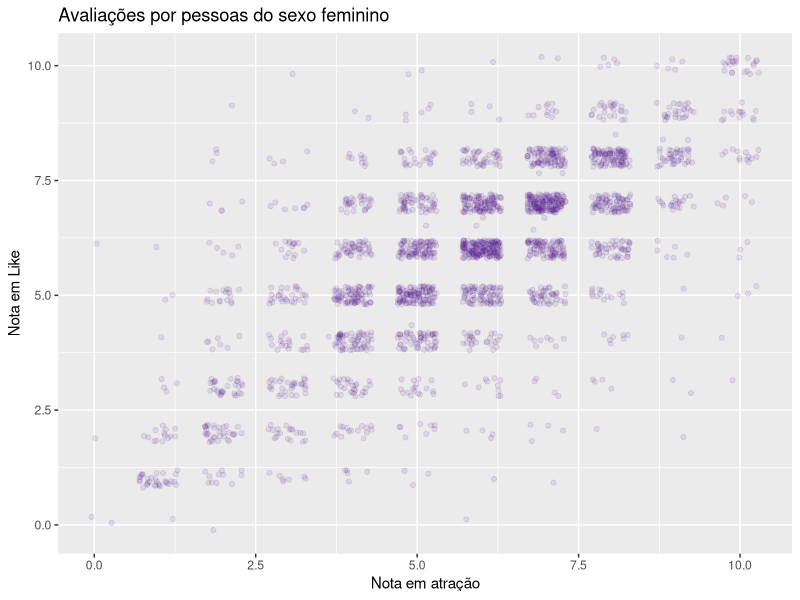
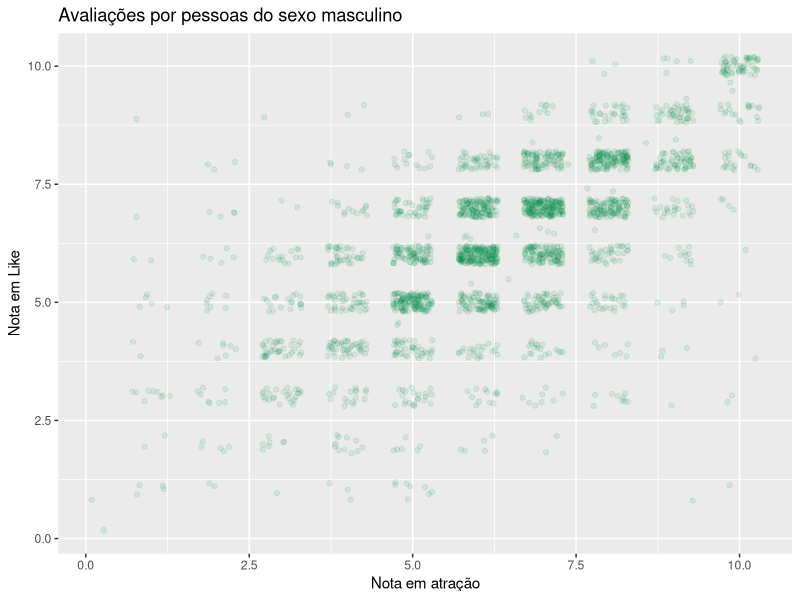
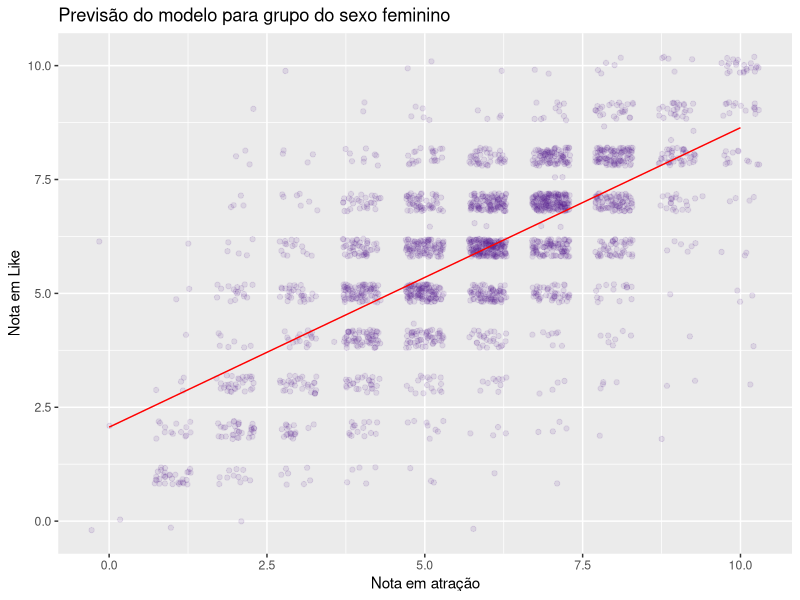
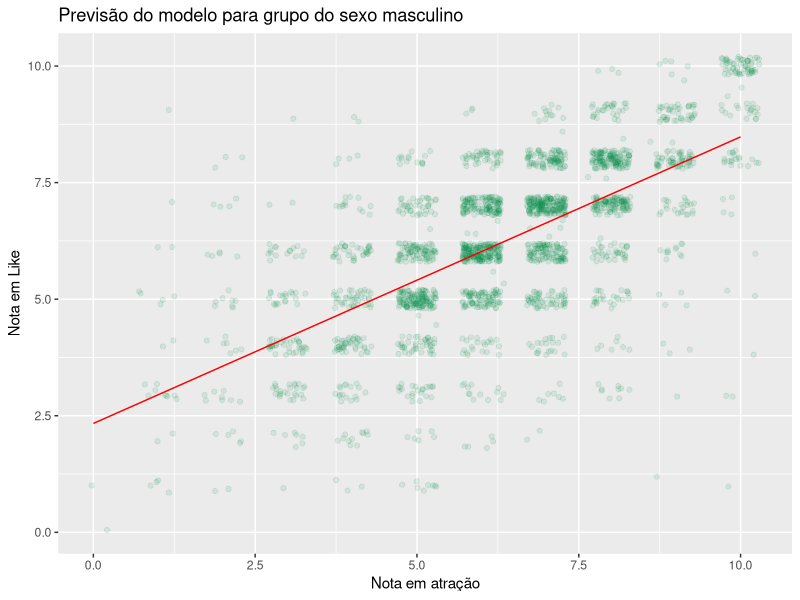
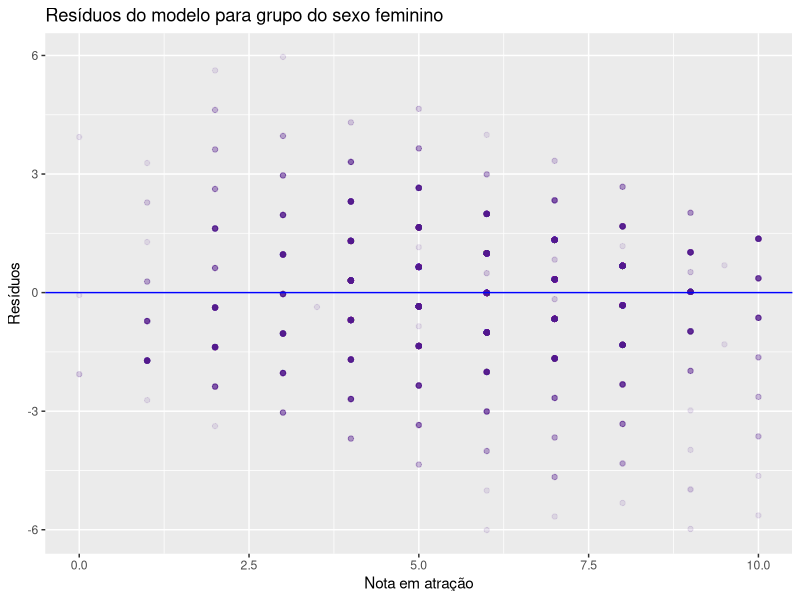
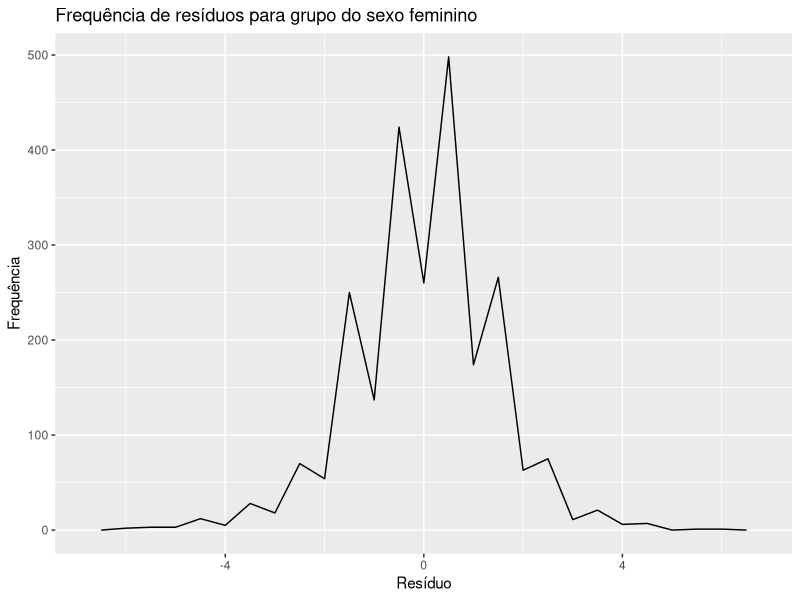
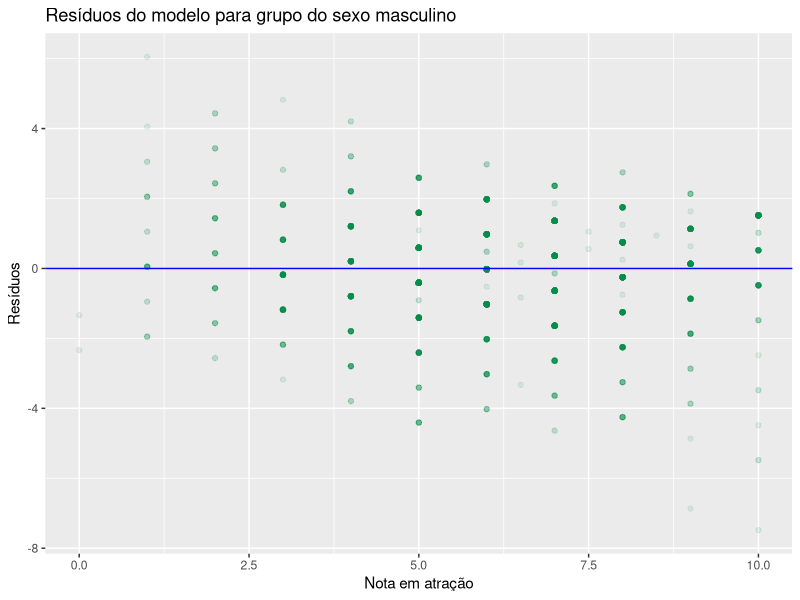
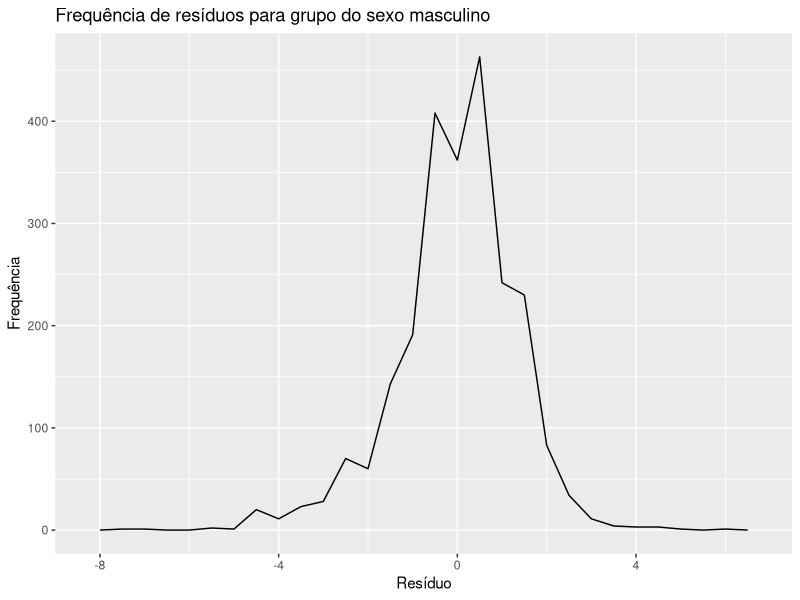

Source code (R) for these figures, in order:
## ---- chunk 1
knitr::opts_chunk$set(echo = TRUE)

library(ggplot2)
library(GGally)
library(pscl)
library(dplyr, warn.conflicts = FALSE)
library(broom)

## ---- chunk 2
data = read.csv("speed-dating.csv")
data = data.frame(data$iid, data$gender, data$attr, data$reading, data$museums, data$art, data$concerts, data$shar, data$like, data$prob, data$intel3_s)
names(data) <- c("id", "gender", "attr", "reading", "museums", "art", "concerts", "shar", "like", "prob", "selfIntel")

head(data)

## ---- chunk 3
womenLike = subset(data, data$gender == 0)
menLike = subset(data, data$gender == 1)
## ---- chunk 4
ggplot(womenLike, aes(womenLike$attr, womenLike$like)) +
  geom_point(alpha = 0.1, position = position_jitter(width = 0.3), color="purple4") +
  labs(title="Avaliações por pessoas do sexo feminino", x= "Nota em atração", y="Nota em Like")


ggplot(menLike, aes(menLike$attr, menLike$like)) +
  geom_point(alpha = 0.1, position = position_jitter(width = 0.3), color="springgreen4") +
  labs(title="Avaliações por pessoas do sexo masculino", x= "Nota em atração", y="Nota em Like")


## ---- chunk 5
womenLikeMod = lm(like ~ attr, data = womenLike)
menLikeMod = lm(like ~ attr, data = menLike)

ggplot(womenLike, aes(womenLike$attr, womenLike$like)) +  geom_point(alpha = 0.1, position = position_jitter(width = 0.3), color="purple4") + 
  labs(title="Previsão do modelo para grupo do sexo feminino", x= "Nota em atração", y="Nota em Like") +  
  geom_line(aes(y = predict(womenLikeMod, womenLike)), colour = "red")

ggplot(menLike, aes(menLike$attr, menLike$like)) +  
  geom_point(alpha = 0.1, position = position_jitter(width = 0.3), color="springgreen4") +
  labs(title="Previsão do modelo para grupo do sexo masculino", x= "Nota em atração", y="Nota em Like") + 
  geom_line(aes(y = predict(menLikeMod, menLike)), colour = "red")

## ---- chunk 6
ggplot(womenLikeMod, aes(attr, .resid)) + 
  labs(title="Resíduos do modelo para grupo do sexo feminino", x= "Nota em atração", y="Resíduos") +
  geom_point(alpha = 0.1, color="purple4") +
  geom_hline(yintercept = 0, colour = "blue")


ggplot(womenLikeMod, aes(.resid)) + labs(title="Frequência de resíduos para grupo do sexo feminino", x= "Resíduo", y="Frequência") + 
  geom_freqpoly(binwidth = 0.5) 


ggplot(menLikeMod, aes(attr, .resid)) +
   labs(title="Resíduos do modelo para grupo do sexo masculino", x= "Nota em atração", y="Resíduos") + 
  geom_point(alpha = 0.1, color="springgreen4") + 
  geom_hline(yintercept = 0, colour = "blue")

ggplot(menLikeMod, aes(.resid)) + labs(title="Frequência de resíduos para grupo do sexo masculino", x= "Resíduo", y="Frequência") + 
  geom_freqpoly(binwidth = 0.5) 

summary(womenLikeMod)
confint(womenLikeMod)
tidy(womenLikeMod, conf.int = TRUE)


summary(menLikeMod)
confint(menLikeMod)
tidy(menLikeMod, conf.int = TRUE)
## ---- chunk 7
uniqueId =  as.data.frame(unique(data$id))
